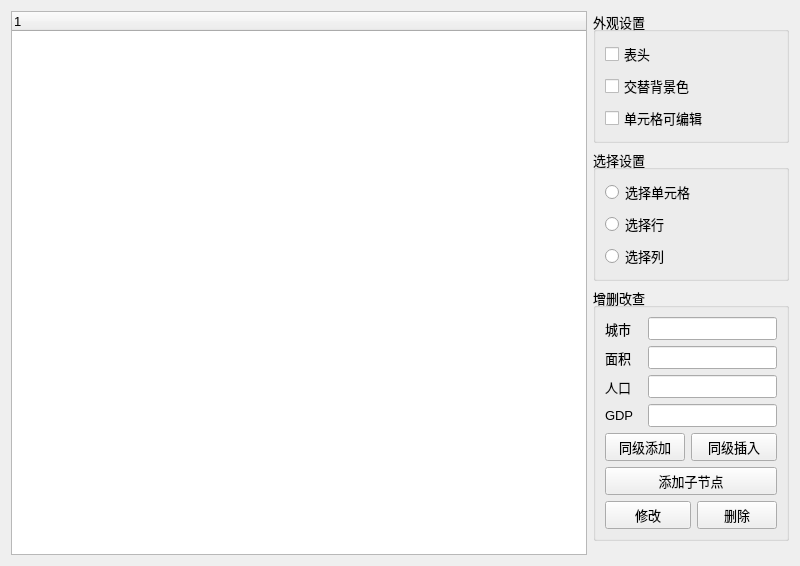
<?xml version="1.0" encoding="UTF-8"?>
<ui version="4.0">
 <class>Widget</class>
 <widget class="QWidget" name="Widget">
  <property name="geometry">
   <rect>
    <x>0</x>
    <y>0</y>
    <width>800</width>
    <height>566</height>
   </rect>
  </property>
  <property name="font">
   <font>
    <pointsize>10</pointsize>
   </font>
  </property>
  <property name="windowTitle">
   <string>Widget</string>
  </property>
  <layout class="QHBoxLayout" name="horizontalLayout" stretch="8,1">
   <item>
    <widget class="QTreeWidget" name="treeInfo">
     <column>
      <property name="text">
       <string notr="true">1</string>
      </property>
     </column>
    </widget>
   </item>
   <item>
    <layout class="QVBoxLayout" name="verticalLayout_3">
     <item>
      <widget class="QGroupBox" name="groupBox">
       <property name="font">
        <font>
         <pointsize>10</pointsize>
         <bold>false</bold>
        </font>
       </property>
       <property name="title">
        <string>外观设置</string>
       </property>
       <layout class="QVBoxLayout" name="verticalLayout">
        <item>
         <widget class="QCheckBox" name="chkHeader">
          <property name="sizePolicy">
           <sizepolicy hsizetype="Fixed" vsizetype="Fixed">
            <horstretch>0</horstretch>
            <verstretch>0</verstretch>
           </sizepolicy>
          </property>
          <property name="text">
           <string>表头</string>
          </property>
         </widget>
        </item>
        <item>
         <widget class="QCheckBox" name="chkColor">
          <property name="sizePolicy">
           <sizepolicy hsizetype="Fixed" vsizetype="Fixed">
            <horstretch>0</horstretch>
            <verstretch>0</verstretch>
           </sizepolicy>
          </property>
          <property name="text">
           <string>交替背景色</string>
          </property>
         </widget>
        </item>
        <item>
         <widget class="QCheckBox" name="chkEditable">
          <property name="sizePolicy">
           <sizepolicy hsizetype="Fixed" vsizetype="Fixed">
            <horstretch>0</horstretch>
            <verstretch>0</verstretch>
           </sizepolicy>
          </property>
          <property name="text">
           <string>单元格可编辑</string>
          </property>
         </widget>
        </item>
       </layout>
      </widget>
     </item>
     <item>
      <widget class="QGroupBox" name="groupBox_2">
       <property name="title">
        <string>选择设置</string>
       </property>
       <layout class="QVBoxLayout" name="verticalLayout_2">
        <item>
         <widget class="QRadioButton" name="rdoCell">
          <property name="sizePolicy">
           <sizepolicy hsizetype="Fixed" vsizetype="Fixed">
            <horstretch>0</horstretch>
            <verstretch>0</verstretch>
           </sizepolicy>
          </property>
          <property name="text">
           <string>选择单元格</string>
          </property>
         </widget>
        </item>
        <item>
         <widget class="QRadioButton" name="rdoRow">
          <property name="sizePolicy">
           <sizepolicy hsizetype="Fixed" vsizetype="Fixed">
            <horstretch>0</horstretch>
            <verstretch>0</verstretch>
           </sizepolicy>
          </property>
          <property name="text">
           <string>选择行</string>
          </property>
         </widget>
        </item>
        <item>
         <widget class="QRadioButton" name="rdoColumn">
          <property name="sizePolicy">
           <sizepolicy hsizetype="Fixed" vsizetype="Fixed">
            <horstretch>0</horstretch>
            <verstretch>0</verstretch>
           </sizepolicy>
          </property>
          <property name="text">
           <string>选择列</string>
          </property>
         </widget>
        </item>
       </layout>
      </widget>
     </item>
     <item>
      <widget class="QGroupBox" name="groupBox_3">
       <property name="title">
        <string>增删改查</string>
       </property>
       <layout class="QGridLayout" name="gridLayout">
        <item row="0" column="0">
         <widget class="QLabel" name="label">
          <property name="text">
           <string>城市</string>
          </property>
         </widget>
        </item>
        <item row="0" column="1" colspan="3">
         <widget class="QLineEdit" name="edtCity"/>
        </item>
        <item row="1" column="0">
         <widget class="QLabel" name="label_2">
          <property name="text">
           <string>面积</string>
          </property>
         </widget>
        </item>
        <item row="1" column="1" colspan="3">
         <widget class="QLineEdit" name="edtArea"/>
        </item>
        <item row="2" column="0">
         <widget class="QLabel" name="label_3">
          <property name="text">
           <string>人口</string>
          </property>
         </widget>
        </item>
        <item row="2" column="1" colspan="3">
         <widget class="QLineEdit" name="edtPopulation"/>
        </item>
        <item row="3" column="0">
         <widget class="QLabel" name="label_4">
          <property name="text">
           <string>GDP</string>
          </property>
         </widget>
        </item>
        <item row="3" column="1" colspan="3">
         <widget class="QLineEdit" name="edtGdp"/>
        </item>
        <item row="4" column="0" colspan="2">
         <widget class="QPushButton" name="btnAppend">
          <property name="text">
           <string>同级添加</string>
          </property>
         </widget>
        </item>
        <item row="4" column="2" colspan="2">
         <widget class="QPushButton" name="btnInsert">
          <property name="text">
           <string>同级插入</string>
          </property>
         </widget>
        </item>
        <item row="5" column="0" colspan="4">
         <widget class="QPushButton" name="btnChild">
          <property name="text">
           <string>添加子节点</string>
          </property>
         </widget>
        </item>
        <item row="6" column="0" colspan="3">
         <widget class="QPushButton" name="btnModify">
          <property name="text">
           <string>修改</string>
          </property>
         </widget>
        </item>
        <item row="6" column="3">
         <widget class="QPushButton" name="btnDelete">
          <property name="text">
           <string>删除</string>
          </property>
         </widget>
        </item>
       </layout>
      </widget>
     </item>
     <item>
      <spacer name="verticalSpacer">
       <property name="orientation">
        <enum>Qt::Vertical</enum>
       </property>
       <property name="sizeHint" stdset="0">
        <size>
         <width>20</width>
         <height>40</height>
        </size>
       </property>
      </spacer>
     </item>
    </layout>
   </item>
  </layout>
 </widget>
 <resources/>
 <connections/>
</ui>
